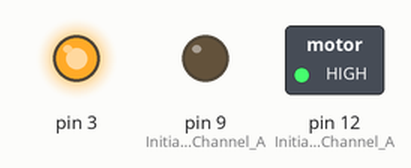
The sketch below on a simulated Arduino Uno, built with avr-gcc and run on an emulated ATmega328P. Parts: switched loads named in the sketch (green lamp = pin HIGH), output pins drawn as LEDs (lit = HIGH).

Above: at 1.5 s.
At 3.5 s:
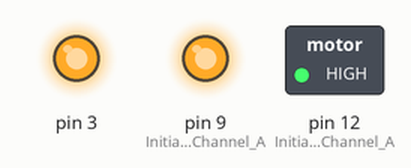
Timing chart, 0 to 4.6 s (numbered marks = the images above):
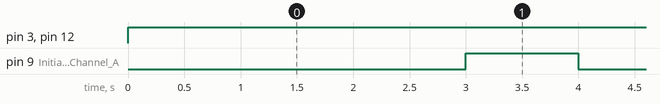

The sketch:

motor.ino
```cpp
/*************************************************************
Motor Shield 1-Channel DC Motor Demo
by Randy Sarafan

For more information see:
http://www.instructables.com/id/Arduino-Motor-Shield-Tutorial/

*************************************************************/

void setup() {

  //Setup Channel A
  pinMode(12, OUTPUT); //Initiates Motor Channel A pin
  pinMode(9, OUTPUT); //Initiates Brake Channel A pin

}

void loop(){

  //forward @ full speed
  digitalWrite(12, HIGH); //Establishes forward direction of Channel A
  digitalWrite(9, LOW);   //Disengage the Brake for Channel A
  analogWrite(3, 255);   //Spins the motor on Channel A at full speed

  delay(3000);

  digitalWrite(9, HIGH); //Eengage the Brake for Channel A

  delay(1000);


}
```

Measured:
- by itself, pin 3, pin 12 (Initiates_Motor_Channel_A): LOW → HIGH at 0.00 s
- by itself, pin 9 (Initiates_Brake_Channel_A): alternates HIGH for 1.0 s and LOW for 3.0 s
